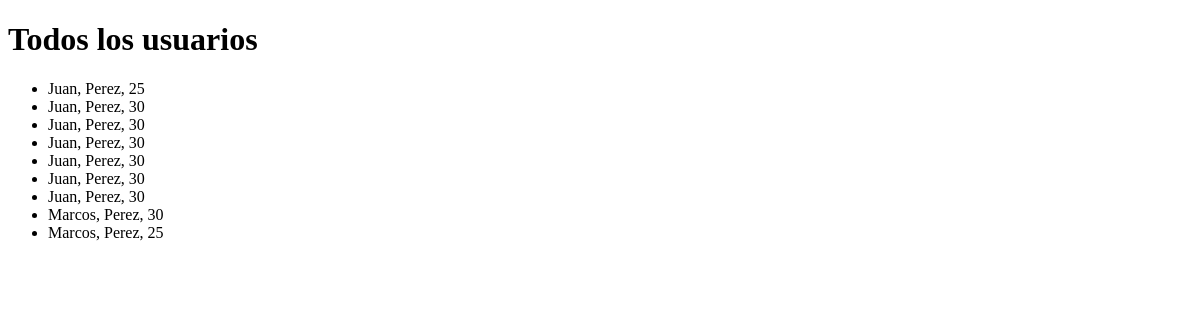
/all, run on an earlier commit of the app's database.
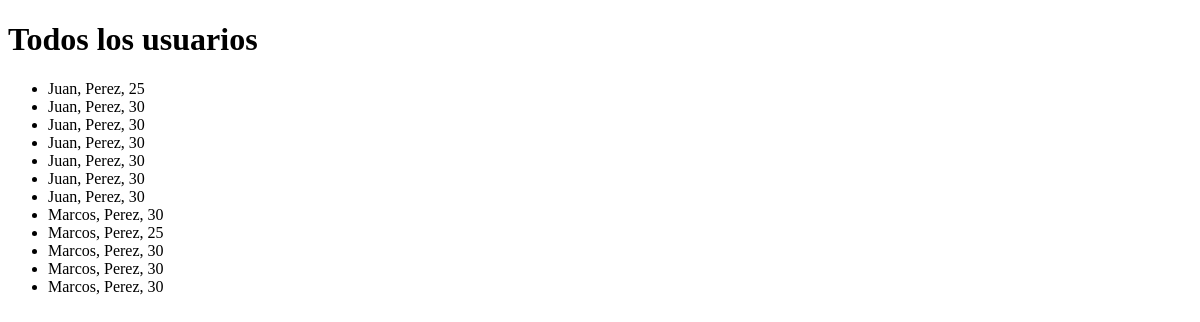
And on a later commit of the database.
### miApp/models.py (models this page shows, shortened)
class Usuario(models.Model):
    nombre = models.CharField(max_length=100)
    apellido = models.CharField(max_length=100)
    edad = models.IntegerField()

### miApp/views.py (the view)
# urls.py: path("all", views.mostrar_usuarios),
def mostrar_usuarios(request):
    usuarios = Usuario.objects.all()
    return render(request,"allUsers.html",{"usuarios": usuarios})

### miApp/templates/allUsers.html (shortened to what this page needs)
<!DOCTYPE html>
<html lang="en">
<head>
</head>
<body>
    <h1>Todos los usuarios</h1>
    <ul>
        {% for usuario in usuarios %}
        <li>{{ usuario.nombre }}, {{ usuario.apellido }}, {{ usuario.edad }}</li>
        {% endfor %}
    </ul>
</body>
</html>

What changed in the data, as far as the page shows it:
added Usuario: nombre "Marcos", apellido "Perez", edad "30"
added Usuario: nombre "Marcos", apellido "Perez", edad "30"
added Usuario: nombre "Marcos", apellido "Perez", edad "30"
